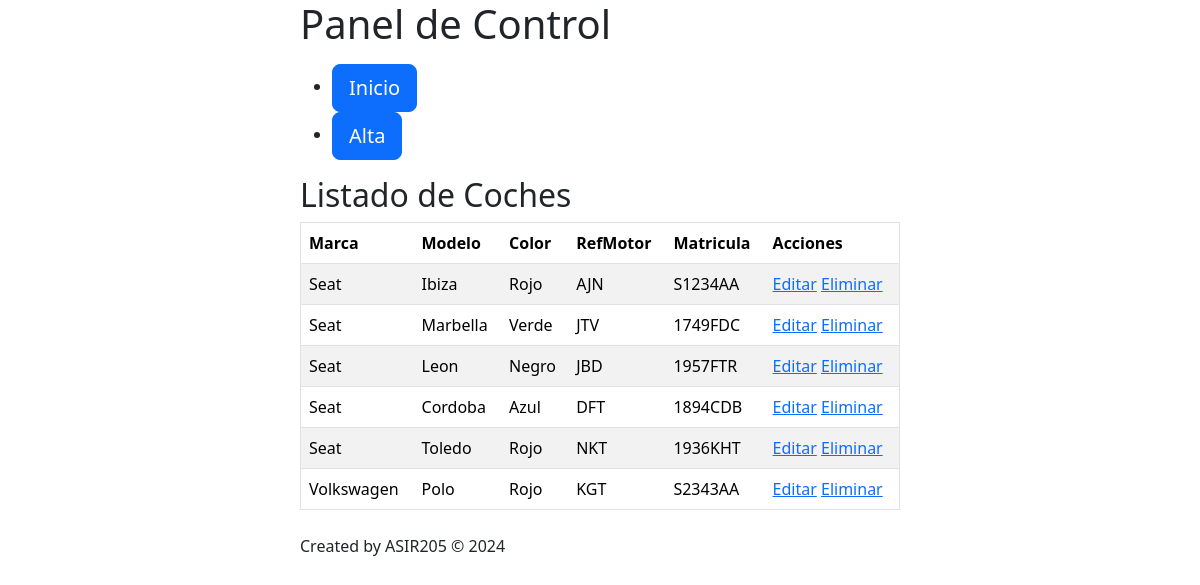
The page / on the database its author committed.
### tables this page shows
CREATE TABLE cars (
  id INT UNSIGNED AUTO_INCREMENT PRIMARY KEY,
  idmarca INT NOT NULL,
  color VARCHAR(100) NOT NULL,
  refmotor VARCHAR(100) NOT NULL,
  matricula VARCHAR(10) NOT NULL,
  FOREIGN KEY (idmarca) REFERENCES marcas(id)
);

CREATE TABLE marcas (
  id INT PRIMARY KEY,
  nombre VARCHAR(100) NOT NULL,
  modelo VARCHAR(100) NOT NULL,
  matriz VARCHAR(100) NOT NULL,
  pais VARCHAR(100) NOT NULL
);

### src/index.php (the view, shortened to what this page needs)
<?php
include_once("config.php");
$result = mysqli_query($mysqli, "SELECT marcas.nombre marca, marcas.modelo modelo, cars.color color, cars.refmotor refmotor, cars.matricula matricula FROM marcas INNER JOIN cars ON marcas.id=cars.idmarca WHERE cars.idmarca=marcas.id");
?>
<!DOCTYPE html>
<html>
<head>
	<link rel="stylesheet" href="css/bootstrap.min.css">
</head>
<body>
<div class="d-grid gap-2 col-6 mx-auto">
	<header>
		<h1>Panel de Control</h1>
	</header>
	<main>
	<ul>
		<li><a href="index.php"><button class="btn btn-primary btn-lg" border="1">Inicio</button></a></li>
		<li><a href="add.html"><button class="btn btn-primary btn-lg">Alta</button></a></li>
	</ul>
	<h2>Listado de Coches</h2>
	<table border="1" class="table table-striped">
	<thead>
		<tr>
			<th>Marca</th>
			<th>Modelo</th>
			<th>Color</th>
			<th>RefMotor</th>
			<th>Matricula</th>
			<th>Acciones</th>
		</tr>
	</thead>
	<tbdody>
<?php
	while($res = mysqli_fetch_array($result)) {
		echo "<tr>\n";
		echo "<td>".$res['marca']."</td>\n";
		echo "<td>".$res['modelo']."</td>\n";
		echo "<td>".$res['color']."</td>\n";
		echo "<td>".$res['refmotor']."</td>\n";
		echo "<td>".$res['matricula']."</td>\n";
		echo "<td>";
		echo "<a href=\"edit.php?id=$res[id]\">Editar</a>\n";
		echo "<a href=\"delete.php?id=$res[id]\" onClick=\"return confirm('¿Está segur@ que desea eliminar el registro?')\" >Eliminar</a></td>\n";
		echo "</tr>\n";
	}
	?>
	</tbdody>
	</table>
	</main>
	<footer>
    Created by ASIR205 &copy; 2024
  	</footer>
</div>
</body>
</html>

### rows shown on the page
cars: idmarca.nombre "Seat", idmarca.modelo "Ibiza", color "Rojo", refmotor "AJN", matricula "S1234AA"
cars: idmarca.nombre "Seat", idmarca.modelo "Marbella", color "Verde", refmotor "JTV", matricula "1749FDC"
cars: idmarca.nombre "Seat", idmarca.modelo "Leon", color "Negro", refmotor "JBD", matricula "1957FTR"
cars: idmarca.nombre "Seat", idmarca.modelo "Cordoba", color "Azul", refmotor "DFT", matricula "1894CDB"
cars: idmarca.nombre "Seat", idmarca.modelo "Toledo", color "Rojo", refmotor "NKT", matricula "1936KHT"
cars: idmarca.nombre "Volkswagen", idmarca.modelo "Polo", color "Rojo", refmotor "KGT", matricula "S2343AA"
